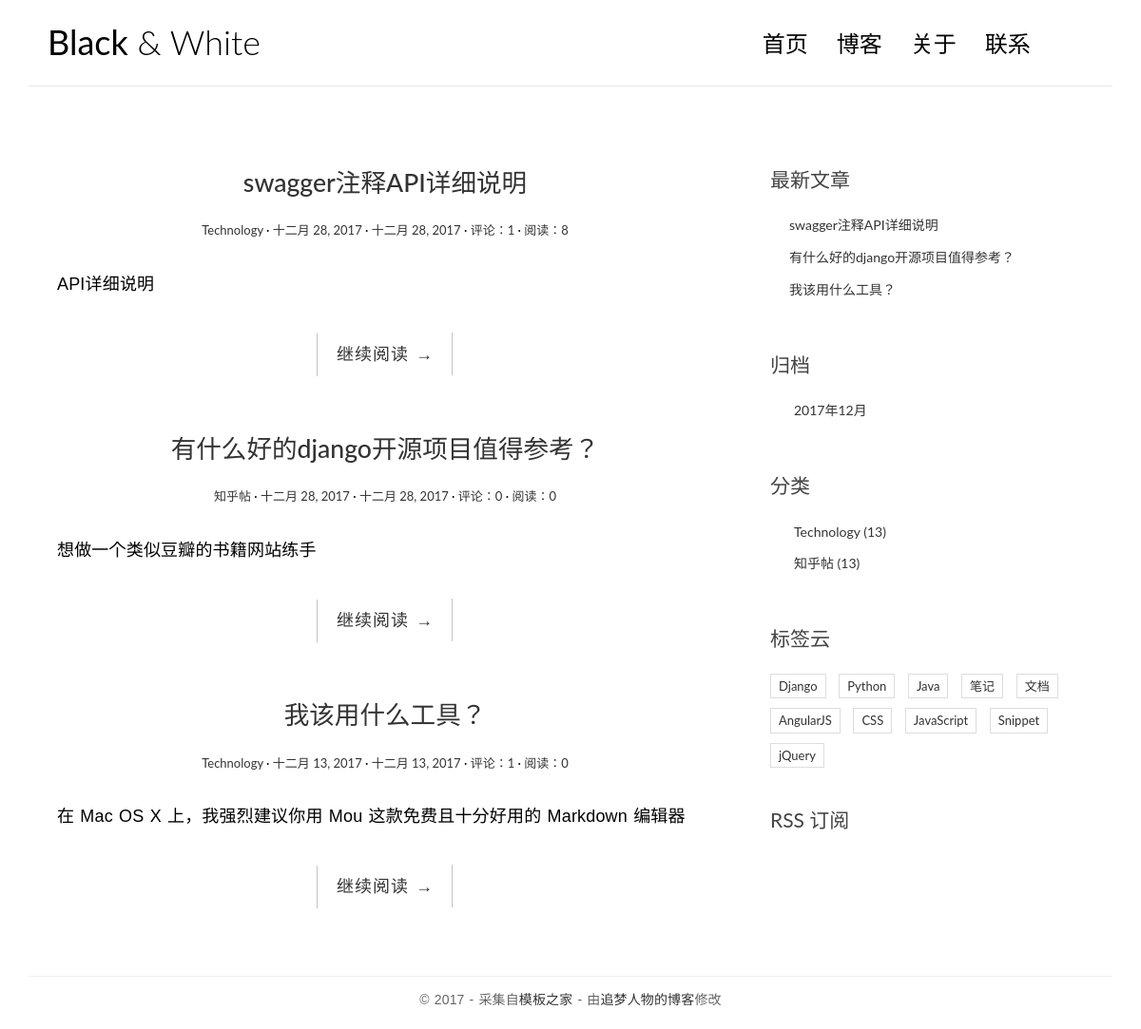
The page / on the database its author committed.
### blog/models.py (models this page shows, shortened)
@python_2_unicode_compatible
class Post(models.Model):
    title = models.CharField(max_length=70)
    body = models.TextField()
    created_time = models.DateField()
    modified_time = models.DateField()
    excerpt = models.CharField(max_length=200, blank=True)
    category = models.ForeignKey(Category)
    tags = models.ManyToManyField(Tag, blank=True)
    views_num = models.PositiveIntegerField(default=0)
    author = models.ForeignKey(User)
    def get_absolute_url(self):
        return reverse('blog:detail', kwargs={'pk': self.pk})

class Category(models.Model):
    name = models.CharField(max_length=100)

### blog/views.py (the view)
# urls.py: url(r'^$', views.IndexView.as_view(), name='index'),
class IndexView(ListView):
    model = Post  # 指定获取模型，Post
    template_name = 'blog/index.html'  # 指定视图渲染模板
    context_object_name = 'post_list'  # 指定获取模型列表数据保存变量名。
    paginate_by = 10

### blog/templatetags/blog_tags.py (called while the page is built)
@register.simple_tag
def get_current_posts(num=5):
    return Post.objects.all().order_by('-created_time')[:num]

@register.simple_tag
def archives():
    return Post.objects.dates('created_time', 'month', 'DESC')

@register.simple_tag
def get_category():
    return Category.objects.all()

### templates/blog/index.html (shortened to what this page needs)
{% extends 'base.html' %}
            {% block main %}
                {% for post in post_list %}
                <article class="post post-1">
                    <header class="entry-header">
                        <h1 class="entry-title">
                            <a href="{{ post.get_absolute_url }}">{{ post.title }}</a>
                        </h1>
                        <div class="entry-meta">
                            <span class="post-category"><a href="{{ post.get_absolute_url }}">{{ post.category.name }}</a></span>
                            <span class="post-date"><a href="{{ post.get_absolute_url }}"><time class="entry-date"
                                                                      datetime="{{ post.created_time }}">{{ post.created_time }}</time></a></span>
                            <span class="post-author"><a href="#">{{ post.created_time }}</a></span>
                            <span class="comments-link"><a href="#">评论：{{ post.comment_set.count }} </a></span>
                            <span class="views-count"><a href="#"> 阅读：{{ post.views_num }}</a></span>
                        </div>
                    </header>
                    <div class="entry-content clearfix">
                        <p>{{ post.excerpt }}</p>
                        <div class="read-more cl-effect-14">
                            <a href="{{ post.get_absolute_url }}" class="more-link">继续阅读 <span class="meta-nav">→</span></a>
                        </div>
                    </div>
                </article>
                {% empty %}
                    <div class="no-post">暂时没有文章发布</div>
                {% endfor %}
            {% endblock main %}

### templates/base.html (shortened to what this page needs)
{% load staticfiles %}
{% load blog_tags %}
<!DOCTYPE html>
<html>
<head>
    <link rel="stylesheet" href="{% static 'blog/css/bootstrap.min.css' %}">
    <link rel="stylesheet" href="http://code.ionicframework.com/ionicons/2.0.1/css/ionicons.min.css">
    <link rel="stylesheet" href="{% static 'blog/css/pace.css' %}">
    <link rel="stylesheet" href="{% static 'blog/css/custom.css'%}">
    <link rel="stylesheet" href="{% static 'blog/css/highlights/github.css' %}">
</head>
<body>
<div class="container">
    <header id="site-header">
        <div class="row">
            <div class="col-md-4 col-sm-5 col-xs-8">
                <div class="logo">
                    <h1><a href="{% url 'blog:index' %}"><b>Black</b> &amp; White</a></h1>
                </div>
            </div>
            <div class="col-md-8 col-sm-7 col-xs-4">
                <nav class="main-nav" role="navigation">
                    <div class="collapse navbar-collapse" id="bs-example-navbar-collapse-1">
                        <ul class="nav navbar-nav navbar-right">
                            <li class="cl-effect-11"><a href="{% url 'blog:index' %}" data-hover="首页">首页</a></li>
                            <li class="cl-effect-11"><a href="full-width.html" data-hover="博客">博客</a></li>
                            <li class="cl-effect-11"><a href="about.html" data-hover="关于">关于</a></li>
                            <li class="cl-effect-11"><a href="contact.html" data-hover="联系">联系</a></li>
                        </ul>
                    </div>
                </nav>
            </div>
        </div>
    </header>
</div>
<div class="content-body">
    <div class="container">
        <div class="row">
            <main class="col-md-8">
                {% block main %}
                {% endblock main %}
            </main>
            <aside class="col-md-4">
            </aside>
            <aside class="col-md-4">
                <div class="widget widget-recent-posts">
                    <h3 class="widget-title">最新文章</h3>
                    {% get_current_posts as current_post_list %}
                    <ul>
                        {% for post in current_post_list %}
                        <li>
                            <a href="{{ post.get_absolute_url }}">{{ post.title }}</a>
                        </li>
                        {% empty %}
                        暂无文章
                        {% endfor %}
                    </ul>
                </div>
                <div class="widget widget-archives">
                    <h3 class="widget-title">归档</h3>
                    {% archives as date_list %}
                    <ul>
                        {% for date in date_list %}
                        <li>
                            <a href="{% url 'blog:archives' date.year date.month %}">{{ date.year }}年{{ date.month }}月</a>
                        </li>
                        {% empty %}
                            暂无归档
                        {% endfor %}
                    </ul>
                </div>
                <div class="widget widget-category">
                    <h3 class="widget-title">分类</h3>
                    {% get_category as category_list %}
                    <ul>
                        {% for category in category_list %}
                        <li>
                          <a href="{% url 'blog:category' category.pk %}">{{ category.name }} <span class="post-count">(13)</span></a>
                        </li>
                        {% empty %}
                        暂无分类！
                        {% endfor %}
                    </ul>
                </div>
                <div class="widget widget-tag-cloud">
                    <h3 class="widget-title">标签云</h3>
                    <ul>
                        <li>
                            <a href="#">Django</a>
                        </li>
                        <li>
                            <a href="#">Python</a>
                        </li>
                        <li>
                            <a href="#">Java</a>
                        </li>
                        <li>
                            <a href="#">笔记</a>
                        </li>
                        <li>
                            <a href="#">文档</a>
                        </li>
                        <li>
                            <a href="#">AngularJS</a>
                        </li>
                        <li>
                            <a href="#">CSS</a>
                        </li>
                        <li>
                            <a href="#">JavaScript</a>
                        </li>
                        <li>
                            <a href="#">Snippet</a>
                        </li>
                        <li>
                            <a href="#">jQuery</a>
                        </li>
                    </ul>
                </div>
                <div class="rss">
                    <a href=""> RSS 订阅</a>
                </div>
            </aside>
        </div>
    </div>
</div>
<footer id="site-footer">
    <div class="container">
        <div class="row">
            <div class="col-md-12">
                <p class="copyright">&copy 2017 - 采集自<a href="http://www.cssmoban.com/"
                                                        target="_blank" title="模板之家">模板之家</a>
                    - 由<a href="http://zmrenwu.com/" title="网页模板" target="_blank">追梦人物的博客</a>修改
                </p>
            </div>
        </div>
    </div>
</footer>
</body>
</html>

### blog/static/blog/css/custom.css (style rules this page uses)
* { outline: none; }
h1, h2, h3, h4, h5, h6 { margin-top: 0; }
b { font-weight: 400; }
a { color: #333; }
body { color: #444; font-family: 'Lato', sans-serif; }
p { font-family: 'Ubuntu', sans-serif; font-weight: 400; word-spacing: 1px; letter-spacing: 0.01em; }
#site-header { background-color: #FFF; padding: 25px 20px; margin-bottom: 40px; border-bottom: 1px solid #e7e7e7; }
.logo h1 a { color: #000; }
.logo h1 { margin: 0; font-family: 'Lato', sans-serif; font-weight: 300; }
.main-nav { margin-top: 11px; max-width: 95%; }
.main-nav a { color: #000000 !important; padding: 0 0 5px 0 !important; margin-right: 30px; font-family: 'Lato', sans-serif; font-weight: 300; font-size: 24px; }
.cl-effect-11 a { padding: 10px 0; color: #0972b4; text-shadow: none; }
.cl-effect-11 a::before { position: absolute; top: 0; left: 0; overflow: hidden; padding: 0 0 5px 0 !important; max-width: 0; border-bottom: 1px solid #000; color: #000; content: attr(data-hover); white-space: nowrap; -webkit-transition: max-width 0.5s; -moz-transition: max-width 0.5s; transition: max-width 0.5s; }
.content-body { padding-bottom: 4em; }
.post { background: #fff; padding: 30px 30px 0; }
.entry-title { text-align: center; font-size: 1.9em; margin-bottom: 20px; line-height: 1.6; padding: 10px 20px 0; }
.entry-meta { text-align: center; color: #DDDDDD; font-size: 13px; margin-bottom: 30px; }
.entry-content { font-size: 18px; line-height: 1.9; font-weight: 300; color: #000; }
.post-category::after, .post-date::after, .post-author::after, .comments-link::after { content: ' ·'; color: #000; }
.read-more { font-family: 'Ubuntu', sans-serif; font-weight: 400; word-spacing: 1px; letter-spacing: 0.01em; text-align: center; margin-top: 20px; }
.cl-effect-14 a { padding: 0 20px; height: 45px; line-height: 45px; position: relative; display: inline-block; margin: 15px 25px; letter-spacing: 1px; font-weight: 400; text-shadow: 0 0 1px rgba(255, 255, 255, 0.3); }
.cl-effect-14 a::before, .cl-effect-14 a::after { position: absolute; width: 45px; height: 1px; background: #C3C3C3; content: ''; -webkit-transition: all 0.3s; -moz-transition: all 0.3s; transition: all 0.3s; pointer-events: none; }
.cl-effect-14 a::before { top: 0; left: 0; -webkit-transform: rotate(90deg); -moz-transform: rotate(90deg); transform: rotate(90deg); -webkit-transform-origin: 0 0; -moz-transform-origin: 0 0; transform-origin: 0 0; }
.cl-effect-14 a::after { right: 0; bottom: 0; -webkit-transform: rotate(90deg); -moz-transform: rotate(90deg); transform: rotate(90deg); -webkit-transform-origin: 100% 0; -moz-transform-origin: 100% 0; transform-origin: 100% 0; }
.widget { background: #fff; padding: 30px 0 0; }
.widget-title { font-size: 1.5em; margin-bottom: 20px; line-height: 1.6; padding: 10px 0 0; font-weight: 400; }
.widget-recent-posts ul { padding: 0; margin: 0; padding-left: 20px; }
.widget-recent-posts ul li { list-style-type: none; position: relative; line-height: 170%; margin-bottom: 10px; }
.widget-recent-posts ul li::before { content: '\f3d3'; font-family: "Ionicons"; position: absolute; left: -17px; top: 3px; font-size: 16px; color: #000; }
.widget-archives ul { padding: 0; margin: 0; padding-left: 25px; }
.widget-archives ul li { list-style-type: none; position: relative; line-height: 170%; margin-bottom: 10px; }
.widget-archives ul li::before { content: '\f3f3'; font-family: "Ionicons"; position: absolute; left: -25px; top: 1px; font-size: 16px; color: #000; }
.widget-category ul { padding: 0; margin: 0; padding-left: 25px; }
.widget-category ul li { list-style-type: none; position: relative; line-height: 170%; margin-bottom: 10px; }
.widget-category ul li::before { content: '\f3fe'; font-family: "Ionicons"; position: absolute; left: -25px; top: 1px; font-size: 18px; color: #000; }
.widget-tag-cloud ul { padding: 0; margin: 0; margin-right: -10px; }
.widget-tag-cloud ul li { list-style-type: none; font-size: 13px; display: inline-block; margin-right: 10px; margin-bottom: 10px; padding: 3px 8px; border: 1px solid #ddd; }
.rss { font-size: 21px; margin-top: 30px; }
.rss a { color: #444; }
#site-footer { padding-top: 10px; padding: 0 0 1.5em 0; }
.copyright { text-align: center; padding-top: 1em; margin: 0; border-top: 1px solid #eee; color: #666; }

### rows shown on the page
Post: title "swagger注释API详细说明", category.name "Technology", created_time "十二月 28, 2017", comment_set.count "1", views_num "8", excerpt "API详细说明"
Post: title "有什么好的django开源项目值得参考？", category.name "知乎帖", created_time "十二月 28, 2017", comment_set.count "0", views_num "0", excerpt "想做一个类似豆瓣的书籍网站练手"
Post: title "我该用什么工具？", category.name "Technology", created_time "十二月 13, 2017", comment_set.count "1", views_num "0", excerpt "在 Mac OS X 上，我强烈建议你用 Mou 这款免费且十分好用的 Markdown 编辑器"
Category: name "Technology"
Category: name "知乎帖"

### other values the page prints
{{ date.year }} "2017"
{{ date.month }} "12"
